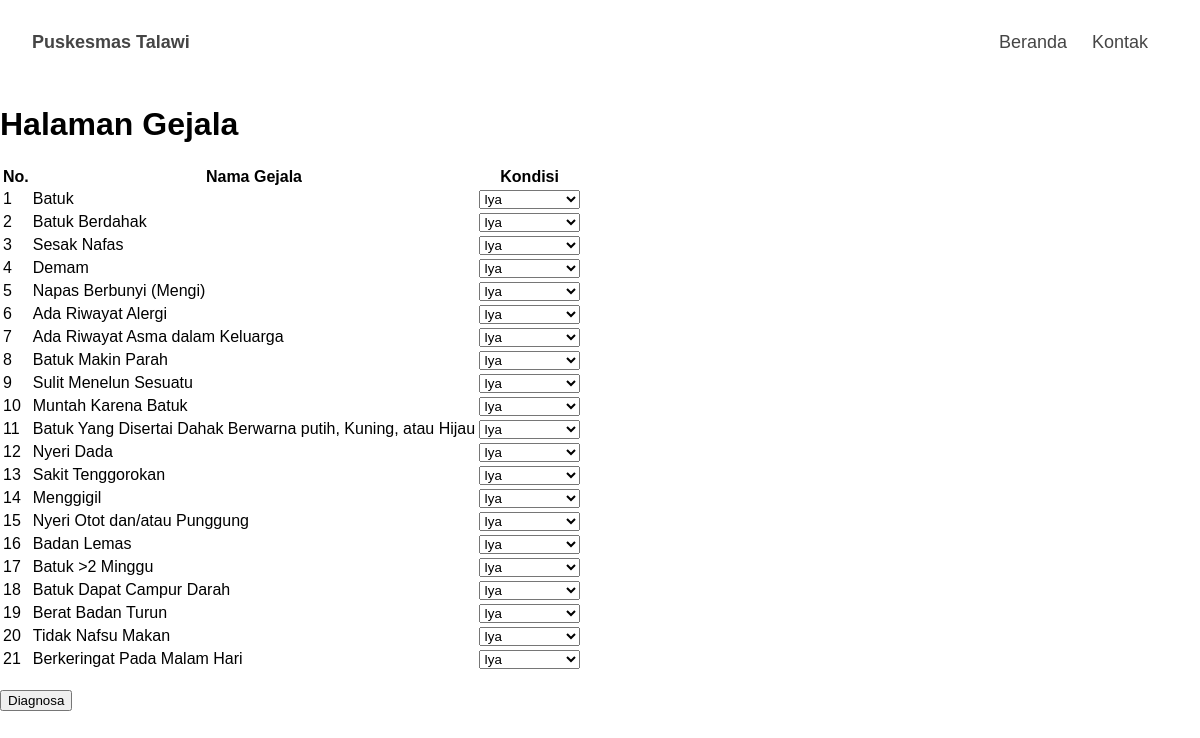
/diagnosa.php, run on the app's committed database.
### tables this page shows
CREATE TABLE gejala (
  gejala_id INT NOT NULL AUTO_INCREMENT,
  gejala_nama VARCHAR(200) NOT NULL,
  PRIMARY KEY (gejala_id)
);

### diagnosa.php (the view, shortened to what this page needs)
<?php
require_once 'koneksi.php';
$sql_gejala = "SELECT * FROM gejala";
$result_gejala = mysqli_query($conn, $sql_gejala);
$sql_kondisi = "SELECT * FROM kondisi";
$result_kondisi = mysqli_query($conn, $sql_kondisi);
?>
 <!DOCTYPE html>
<html>
<head>
    <link rel="stylesheet" type="text/css" href="assets/css/style.css">
</head>
<body>
<header>
            <nav>
                <a href="index.php"> <b> Puskesmas Talawi</b> </a>
                <ul>
                    <li> <a href="index.php"> Beranda </a></li>
                    <li> <a href="#kontak"> Kontak</a></li>
                </ul>
            </nav>
        </header>
    <h1>Halaman Gejala</h1>
    <form method="post">
        <table>
            <tr>
                <th>No.</th>
                <th>Nama Gejala</th>
                <th>Kondisi</th>
            </tr>
            <?php $no = 1; ?>
            <?php while ($row_gejala = mysqli_fetch_assoc($result_gejala)) : ?>
                <tr>
                    <td><?php echo $no; ?></td>
                    <td><?php echo $row_gejala['gejala_nama']; ?></td>
                    <td>
                        <select name="kondisi_<?php echo $row_gejala['gejala_id']; ?>">
                            <?php while ($row_kondisi = mysqli_fetch_assoc($result_kondisi)) : ?>
                                <option value="<?php echo $row_kondisi['kondisi_nilai_cf']; ?>"><?php echo $row_kondisi['kondisi_nama']; ?></option>
                            <?php endwhile; ?>
                            <?php mysqli_data_seek($result_kondisi, 0); ?>
                        </select>
                    </td>
                </tr>
                <?php $no++; ?>
            <?php endwhile; ?>
        </table>
        <br>
        <input type="submit" name="diagnosa" value="Diagnosa">
    </form>
</body>
</html>

### assets/css/style.css (style rules this page uses)
body { font-family: 'tahoma', sans-serif; margin: 0; padding: 0; background-color: #fff !important; }
* { box-sizing: border-box; }
header { display: inline; }
nav { display: flex; justify-content: space-between; align-items: center; padding: 1rem 2rem; background-color: #fff; position: sticky; top: 0; }
nav a { font-size: 18px; font-weight: 400; text-decoration: none; color: #454545; }
nav li { display: inline; list-style-type: none; margin-right: 20px; }

### data on the page
gejala: gejala_nama "Batuk"
gejala: gejala_nama "Batuk Berdahak"
gejala: gejala_nama "Sesak Nafas"
gejala: gejala_nama "Demam"
gejala: gejala_nama "Napas Berbunyi (Mengi)"
gejala: gejala_nama "Ada Riwayat Alergi"
gejala: gejala_nama "Ada Riwayat Asma dalam Keluarga"
gejala: gejala_nama "Batuk Makin Parah"
gejala: gejala_nama "Sulit Menelun Sesuatu"
gejala: gejala_nama "Muntah Karena Batuk"
gejala: gejala_nama "Batuk Yang Disertai Dahak Berwarna putih, Kuning, atau Hijau"
gejala: gejala_nama "Nyeri Dada"
gejala: gejala_nama "Sakit Tenggorokan"
gejala: gejala_nama "Menggigil"
gejala: gejala_nama "Nyeri Otot dan/atau Punggung"
gejala: gejala_nama "Badan Lemas"
gejala: gejala_nama "Batuk >2 Minggu"
gejala: gejala_nama "Batuk Dapat Campur Darah"
gejala: gejala_nama "Berat Badan Turun"
gejala: gejala_nama "Tidak Nafsu Makan"
gejala: gejala_nama "Berkeringat Pada Malam Hari"

### other printed values
form field kondisi_1 "Iya"
form field kondisi_2 "Iya"
form field kondisi_3 "Iya"
form field kondisi_4 "Iya"
form field value "Iya"
